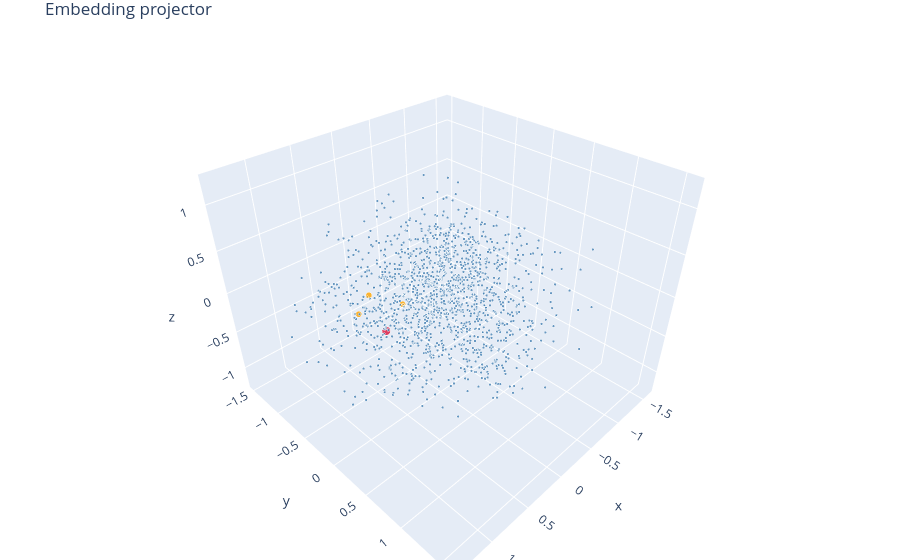

Notebook code cell kept with this figure:
### Code cell
query = "government"
nbrs = neighbors(query, 10)
neighbor_set = {w for w, _ in nbrs}

plot_embeddings(pca3, plot_words, query=query, neighbor_set=neighbor_set)

### Figure 1 — Plotly figure (JSON) as saved in the notebook; plotly's stock layout.template omitted (floating-point values rounded to 4 significant figures; data arrays with more than 128 entries replaced by an {"elided": "..."} marker saying what was removed)
{"data": [{"hoverinfo": "text", "marker": {"color": {"elided": "1500 str values"}, "opacity": 0.8, "size": {"elided": "1500 int values"}}, "mode": "markers", "text": {"elided": "1500 str values"}, "type": "scatter3d", "x": {"elided": "1500 float values"}, "y": {"elided": "1500 float values"}, "z": {"elided": "1500 float values"}}], "layout": {"margin": {"b": 0, "l": 0, "r": 0, "t": 30}, "title": {"text": "Embedding projector"}}}
